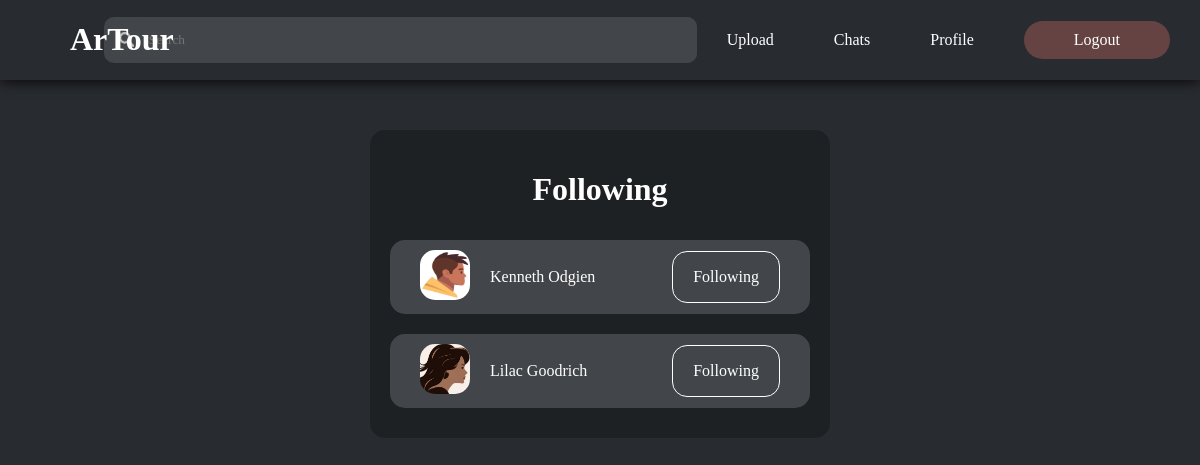
The app's page /html/following.php (signed in), older data.
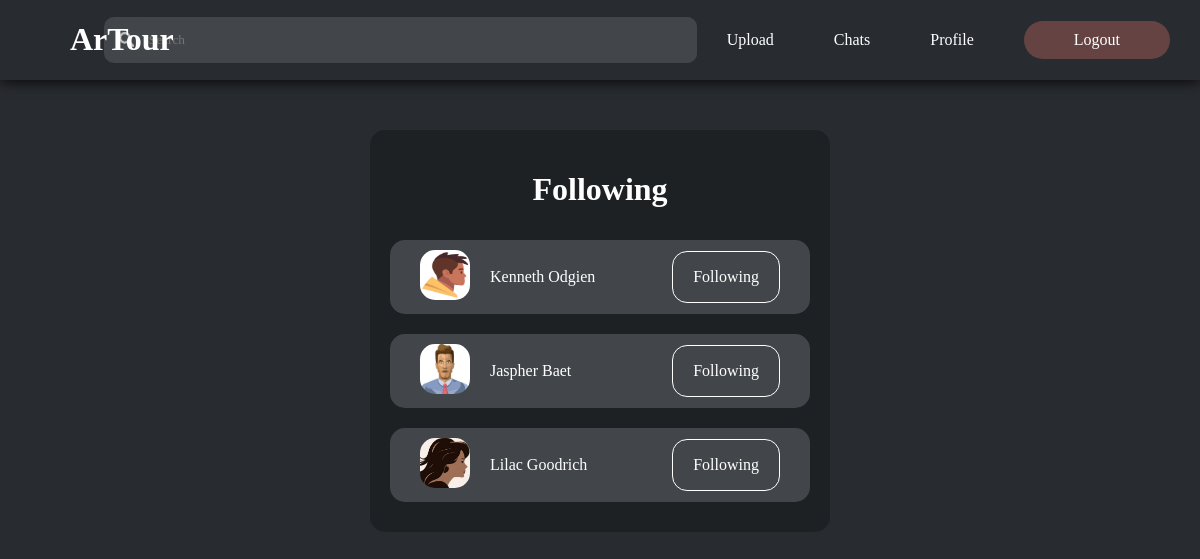
The same page, newer data.
### tables this page shows
CREATE TABLE `users` (
  `profileId` int(11) NOT NULL,
  `profileName` varchar(255) NOT NULL,
  `profilePassword` varchar(255) NOT NULL,
  `profileDescription` varchar(255) NOT NULL,
  `profileAddress` varchar(255) NOT NULL,
  `profileEmail` varchar(255) NOT NULL,
  `profileNumber` varchar(11) NOT NULL,
  `profileFacebook` varchar(255) NOT NULL,
  `profileInstagram` varchar(255) NOT NULL,
  `profileX` varchar(255) NOT NULL,
  `profilePicture` varchar(255) NOT NULL,
  `dateCreated` date NOT NULL,
  `resetToken` varchar(64) DEFAULT NULL,
  `resetTokenExpire` datetime DEFAULT NULL
);

### html/following.php (the view, shortened to what this page needs)
<!DOCTYPE html>
<html lang="en">
<head>
    <link rel="stylesheet" href="../css/following.css">
</head>
<body>
    <?php
        $DBHost = "localhost";
        $DBUser = "root";
        $DBPass = "";
        $DBName = "artourdb";
        $conn = mysqli_connect($DBHost, $DBUser, $DBPass, $DBName);
        $getFollowing = "SELECT * FROM users
        INNER JOIN follow
        ON follow.followedId=users.profileId
        WHERE followStatus=1 AND followerId='".$_SESSION['userId']."'";
        $followingResult = mysqli_query($conn, $getFollowing);
    ?>
    <header>
        <div class="mainheader">
            <div class="logo">
                <h1><a href="home.php"> ArTour </a></h1>
            </div>
            <div class="search">
                <img src="../images/searchicon.png" alt="">
                <input type="search" id="search" name="search" placeholder="Search">
            </div>
            <div class="navigation">
                <nav class="sections">
                    <a href="uploadimage.php"> Upload </a>
                    <a href="chats.php"> Chats </a>
                    <a href="profile.php"> Profile </a>
                    <a class="button" href="logout.php"> Logout </a>
                </nav>
            </div>
        </div>
    </header>
    <main>
        <div class="container">
            <h1> Following </h1>
            <?php
                $following = mysqli_num_rows($followingResult);
                if($following>0){
                    while ($followed = mysqli_fetch_assoc($followingResult)){
                        echo "
                        <div class='profile'>
                            <div class='details'>
                                <a class='viewprofile' href='viewprofile.php?profile=".$followed['profileId']."'><img src='../profiles/".$followed['profilePicture']."' alt=''></a>
                                <p> <a class='viewprofile' href='viewprofile.php?profile=".$followed['profileId']."'> ".$followed['profileName']." </a> </p>
                            </div>
                            <div class='followStatus'>";
                            if ($followed['followStatus']==1) {
                                echo"
                                    <a class='followOn' href='removeFollowStatus.php?followId=".$followed['profileId']."'>
                                        <p> Following </p>
                                    </a>
                                </div>
                        </div>
                                ";
                            }
                    }
                }
            ?>
        </div>
    </main>
</body>
</html>

### css/following.css (style rules this page uses)
body { background-color: #282b30; background-size: cover; font-family: 'Century Gothic'; padding: 0; margin: 0; }
header { background-color: #282b30; display: flex; flex-direction: column; box-shadow: 0 0 15px black; width: 100%; position:sticky; top: 0; z-index: 99; }
.mainheader { display: flex; justify-content: space-between; align-items: center; }
.logo h1 { position:relative; left: 70px; }
.logo h1 a { text-decoration: none; color: white; }
.search { display: flex; align-items: center; flex-direction: row; background: #424549; border-radius: 10px; width: 55%; padding-left: 15px; }
.search img { width: 15px; height: 15px; }
.search input { background: #424549; padding: 15px; width: 100%; border: none; outline: none; box-sizing: border-box; font-family: "Century Gothic"; color: white; border-radius: 10px; }
.navigation { display: flex; flex-direction: row; }
nav { display: flex; align-items: center; }
main { display: flex; justify-content: center; }
.container { display: flex; flex-direction: column; align-items: center; margin-top: 50px; background-color: #1e2124; color: white; width: 35%; border-radius: 15px; padding: 20px; }
.profile { display: flex; flex-direction: row; align-items: center; justify-content: space-between; width: 100%; background-color: #424549; margin: 10px 0 10px 0; border-radius: 15px; }
.details, .followStatus { display: flex; flex-direction: row; align-items: center; margin: 10px 30px 10px 30px; }
.details img { width: 50px; height: 50px; border-radius: 15px; }
.details a { text-decoration: none; color: white; }
.details p a.viewprofile { margin-left: 20px; }

Row changes from the older to the newer data that the page shows:
now on this page (row edited): users: profilePicture (picture), profileName "Jaspher Baet"
